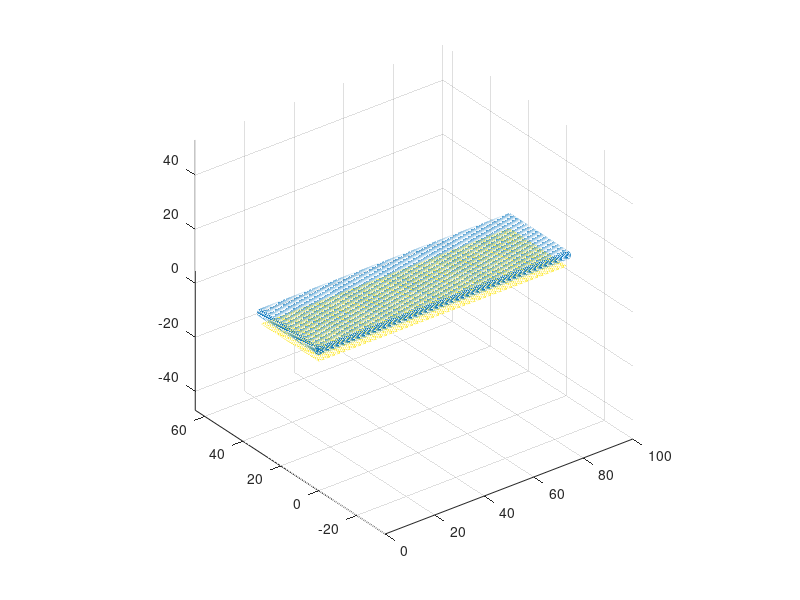

The MATLAB source for this figure:

clear all;
close all;
clc;

neley = 60;
nelex = 200;

##hx = 0.5;
##hy = 0.5;

y = linspace (0, 30,neley+1);
x = linspace (0, 100, nelex+1);


hx = 100/nelex;
hy = 30/neley;

[X, Y] = meshgrid (x, y);

Z =ones(size(X));% 0*X;


##h = 0*Z;
Ymin = 0; Ymax = 30; Xmin = 0; Xmax = 100;
##select = (Y>=Ymin & Y<=Ymax & X >=Xmin & X <= Xmax);
####
##h(select)= 5 - Z(select);
##h(h < 0) = 0;
####
##surf (X, Y, Z)
##hold all
##surf (X, Y, Z+h)
##axis equal


DX = .5; DY = .5;
[xp, yp] = meshgrid (Xmin:DX:Xmax, Ymin:DY:Ymax);

%hp = interp2 (X, Y, h, xp, yp, 'spline');
hp = 5.*ones(size(xp));
hp = hp(:);
xp = xp(:);
yp = yp(:);

hzero = find (hp <= 1);
hp(hzero) = [];
xp(hzero) = [];
yp(hzero) = [];

immagine_out = uint16(Z);
imwrite (immagine_out, "sfondo.tif")

%%%%%%%%%%%%%%%%%%%%%%%%%%%%%%%%%%%%%%%%%%%%%%%%%%%%%%%%%%%%%%%%%%%%%%%%%%%%%



Zz        = double (Z);
[gx, gy]  = gradient (Zz);

Z    = Zz(:);
dZdx = gx(:);
dZdy = gy(:);


figure()
mesh(X,Y,Zz)
axis equal
hold on
scatter3(xp(:),yp(:),hp(:))


%% Constants
g     = 9.81;
xi    = 200;
vis   = 50;
ty    = 2000;
T     = 10;

%% Material point quantities initialization
nmp   = numel(xp);
rhosy = 1000.0;
Msys  = sum (hp*DX*DY*rhosy);
Mp    = Msys/nmp * ones(nmp, 1);
Vp    = Mp./rhosy;
Ap    = Vp./hp;
vp    = zeros (nmp,2);
BINGHAM = 0.0;
FRICTION = 0.0;
CFL = 0.001;
BC_FLAG = 1.0;
momp  = zeros (nmp,2);

Fb(:,1) = zeros (nmp,1);
Fb(:,2) = zeros (nmp,1);

%%
DATA = struct (
	   "x", xp, ...
	   "y", yp, ...
	   "Mp", Mp, ...
	   "Ap", Ap, ...
	   "vpx", vp(:,1), ...
	   "vpy", vp(:,2), ...
	   "Nex", nelex, ...
	   "Ney", neley, ...
	   "hx", hx, ...
	   "hy", hy, ...
	   "hp", hp, ...
	   "mom_px", momp(:,1), ...
	   "mom_py", momp(:,2), ...
	   "g", g, ...
	   "T", T, ...
	   "xi", xi, ...
	   "vis", vis, ...
	   "ty", ty, ...
	   "rho", rhosy, ...
	   "Vp", Vp, ...
	   "Z", Z, ...
	   "dZdx", dZdx,
	   "dZdy", dZdy,
     "BINGHAM_ON", BINGHAM,
     "FRICTION_ON", FRICTION,
     "CFL", CFL,
     "BC_FLAG",BC_FLAG
	 );
json = jsonencode(DATA);

FID = fopen("DATA.json","w");
fprintf(FID,json);
fclose(FID);









